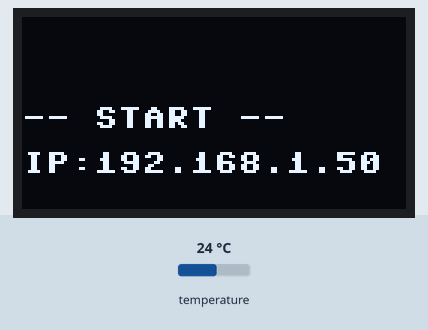
A program run on a simulated Raspberry Pi Pico running MicroPython. On the bench: 128×64 one-colour display. The inputs (shaded band) are chosen by the test bench; at power-on: temperature 24 °C. WiFi joins after 1.5 s; the clock reads 2024-03-15 10:24:30 at power-on unless the program sets it; files the program writes start out absent; random numbers come from a fixed seed; library files of the repository ran but are not shown: ssd1306.py; what the program prints to the serial console is not drawn.

Above: at 2.2 s.
At 2.8 s:
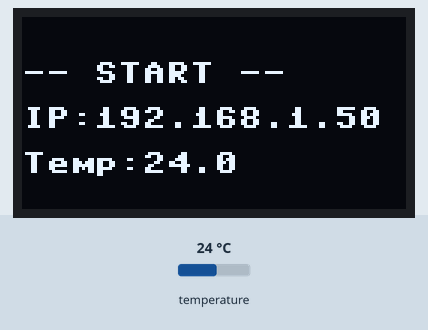
At 33.4 s:
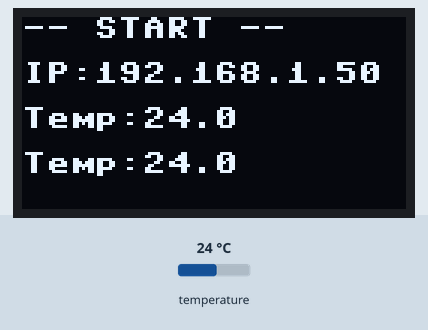

The program:

main.py
```python
import time, utime
from machine import Pin
from dht11 import DHT11, InvalidChecksum
import wireless_control
import service_client
import sys
import constants
import bl
import internal_storage as ist
from oled import OLED

ol = OLED()
ol.add_line("-- START --")

w = wireless_control.Wireless()
w.connect()

ol.add_line(f"IP:{w.ip}")
ol.redraw()

pin = Pin(28, Pin.OUT, Pin.PULL_DOWN)
sensor = DHT11(pin)

ist.create_data_header()
ist.create_log_header()

while True:

    try:
        # The sensor is slow, give it some time.
        utime.sleep_ms(500)

        t = sensor.temperature # Temp
        ol.add_line(f"Temp:{t}")
        utime.sleep_ms(50)
        ol.redraw()
        bl.save_value("T", t, "C")

        # The sensor is slow, give it some time.
        utime.sleep_ms(500)

        h = sensor.humidity # Humid
        ol.add_line(f"Hum:{h}")
        utime.sleep_ms(50)
        ol.redraw()
        bl.save_value("H", h, "R")

    except Exception as e:

        print("Exception occurred in main")
        print(e)
        ist.write_log_record("Exception in " + __name__)
        ist.write_log_record(e)

    # Time between reading groups.
    time.sleep(constants.READING_INTERVAL * 60)
```

wireless_control.py
```python
import network
# import secrets
from utime import sleep, ticks_ms, ticks_diff
import constants

class Wireless:

    wlan = None

    ip = "0.0.0.0"

    def connect(self):

        self.wlan = network.WLAN(network.STA_IF)
        self.wlan.active(True)
        self.wlan.connect(constants.WIFI_SSID, constants.WIFI_PASSWORD)

        print(constants.WIFI_SSID)

        # Wait for connect or fail
        max_wait = 10
        while max_wait > 0:
            if self.wlan.status() < 0 or self.wlan.status() >= 3:
                break
            max_wait -= 1
            print('waiting for connection...')
            sleep(1)

        # Handle connection error
        if self.wlan.status() != 3:
           raise RuntimeError('network connection failed')
        else:
          print('Connected')
          status = self.wlan.ifconfig()
          print( 'ip = ' + status[0] )
          self.ip = status[0]
```

service_client.py
```python
import urequests
import ujson

class ServiceClient():

    url = "http://172.25.20.2:5000/reading"

    def do_post(self, payload):

        headers = {"Content-Type": "application/json"}
        payload = ujson.dumps(payload)

        print(payload)

        response = urequests.post(self.url, headers=headers, data=payload)

        resp = response.headers
        print(resp)

        print("Response: (" + str(response.status_code) + "), msg = " + str(response.text))

        if response.status_code == 201:
            print("Added Successfully")
        else:
            print("Error")

        response.close()
```

constants.py
```python
# Interval (in minutes) to take readings.
READING_INTERVAL = .5

# Readings to include
GET_TEMP = True
GET_HUMIDITY = True
GET_LIGHT = True

# WIFI
WIFI_SSID = "BWNexus_2g"
WIFI_PASSWORD = "#Br0ssard#"
```

bl.py
```python
import hashlib, binascii
import internal_storage as ist
import service_client
import time
import uuid
import os

def save_value(rtype, value, unit):

    sc = service_client.ServiceClient()

    # Authorative timestamp of reading.
    time_iso = "{:04}-{:02}-{:02} {:02}:{:02}:{:02}".format(*time.gmtime())

    # Build the hashed value including salt.
    salt = os.urandom(16)
    text = f"{time_iso}{rtype}{value}{unit}".encode("utf-8")

    #hashed_value = hashlib.sha256(text).digest().hex()
    hashed_value =  hashlib.sha256(salt.hex() + text.hex()).digest().hex() + ':' + salt.hex()

    try:
        # Save to internal storage
        ist.write_csv(time_iso, value, unit, rtype, hashed_value)

        # Save to service
        post_data = {'reading_value': value,'reading_value_unit':unit,'reading_timestamp':time_iso,'reading_type':rtype,'hashed_value':hashed_value}
        sc.do_post(post_data)

    except Exception as e:
        # Report inconsistency
        ist.write_exception_record(hashed_value)
        print("Error with record:" + hashed_value)
        print(e)
```

internal_storage.py
```python
import os
import time

def write_csv(timestamp, value, unit, reading_type, hashed_value):

    csv_record = f"\"{timestamp}\",{value},\"{unit}\",\"{reading_type}\",{hashed_value}\n"

    with open("readings.dat", 'a') as file1:
        file1.write(csv_record)

def write_exception_record(msg):

    time_iso = "{:04}-{:02}-{:02} {:02}:{:02}:{:02}".format(*time.gmtime())
    record = f"\"{time_iso}\",{msg},\"\n"

    with open("log.dat", 'a') as file1:
        file1.write(record)

def write_log_record(msg):

    time_iso = "{:04}-{:02}-{:02} {:02}:{:02}:{:02}".format(*time.gmtime())
    record = f"\"{time_iso}\",\"{msg}\"\n"

    with open("log.dat", 'a') as file1:
        file1.write(record)

def create_data_header():

    with open("readings.dat", 'a') as file1:
        content_size = os.stat("readings.dat")[6]
        if content_size == 0:
            file1.write(f"\"timestamp\",\"value\",\"unit\",\"reading_type\",\"hashed_value\"\n")
            print("Created readings CSV Header")

def create_log_header():

    with open("log.dat", 'a') as file1:
        content_size = os.stat("log.dat")[6]
        if content_size == 0:
            file1.write(f"\"timestamp\",\"message\"\n")
            print("Created log CSV Header")
```

oled.py
```python
from machine import Pin, I2C
from ssd1306 import SSD1306_I2C
import utime

WIDTH =128
HEIGHT= 64

i2c=I2C(0,scl=Pin(1),sda=Pin(0),freq=200000)

class OLED:
    def __init__(self):
        self.text_list = ["", "", "", ""]

        self.oled = SSD1306_I2C(WIDTH,HEIGHT,i2c)

    def add_line(self, text):
        self.text_list.pop()
        self.text_list = [text] + self.text_list

    def add_line_datestamped(self, text):
        self.text_list.pop()
        text = str(utime.gmtime()) + " " + text
        self.text_list = [text] + self.text_list

    def redraw(self):
        self.oled.fill(0)
        self.oled.text(self.text_list[3], 0, 0)
        self.oled.text(self.text_list[2], 0, 15)
        self.oled.text(self.text_list[1], 0, 30)
        self.oled.text(self.text_list[0], 0, 45)
        self.oled.show()
```

uuid.py
```python
import os
import ubinascii


class UUID:
    def __init__(self, bytes):
        if len(bytes) != 16:
            raise ValueError('bytes arg must be 16 bytes long')
        self._bytes = bytes

    @property
    def hex(self):
        return ubinascii.hexlify(self._bytes).decode()

    def __str__(self):
        h = self.hex
        return '-'.join((h[0:8], h[8:12], h[12:16], h[16:20], h[20:32]))

    def __repr__(self):
        return "<UUID: %s>" % str(self)


def uuid4():
    """Generates a random UUID compliant to RFC 4122 pg.14"""
    random = bytearray(os.urandom(16))
    random[6] = (random[6] & 0x0F) | 0x40
    random[8] = (random[8] & 0x3F) | 0x80
    return UUID(bytes=random)
```

Measured:
- what the display in image 0 shows lasts 0.6 s, from 2.1 s to 2.7 s
- what the display in image 1 shows lasts 30.6 s, from 2.7 s to 33.3 s
